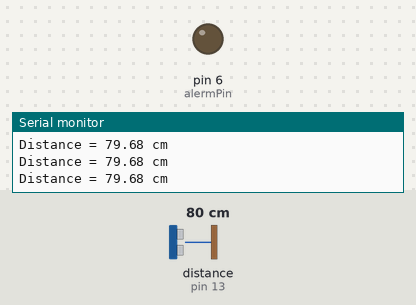
Recording of a sketch running on a simulated Arduino Uno, built with avr-gcc and run on an emulated ATmega328P. On the bench: output pins drawn as LEDs (lit = HIGH), the last lines printed to the serial monitor. Wiring (inferred from the names in the program): ultrasonic range finder: trigger pin 10; echo pin 13. Inputs (shaded band) come from the test bench; at power-on: distance to the obstacle (sensor on pin 13) 80 cm. The echo pulse lasts 58.3 µs per cm; pins used as bus, display or sensor lines are not drawn.

Above: at 1.4 s.
1.5 s: distance to the obstacle (sensor on pin 13) set to 29 cm
3.5 s: distance to the obstacle (sensor on pin 13) set to 22 cm
At 4.9 s:
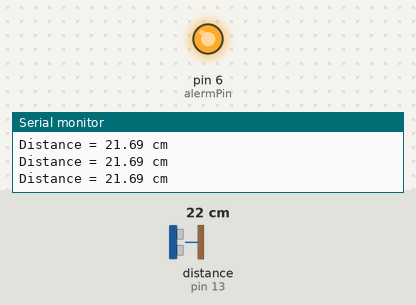
5.6 s: distance to the obstacle (sensor on pin 13) set to 35 cm
At 7.2 s:
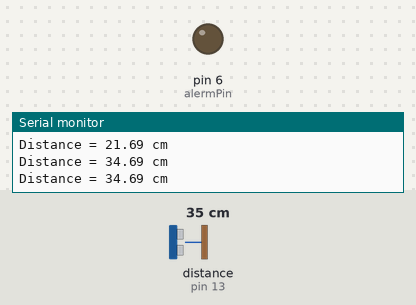
8.0 s: distance to the obstacle (sensor on pin 13) set to 4 cm
At 9.4 s:
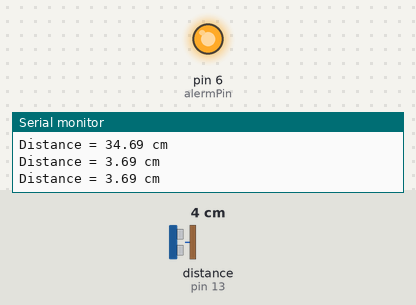
Timing chart, 0 to 11.0 s (numbered marks = the images above; inputs shaded):
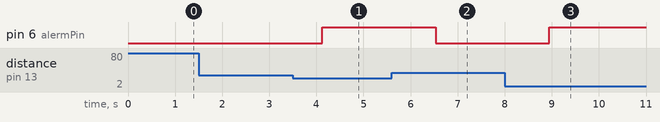

The sketch:

Ultasonic_Sensor_Distance_Measure.ino
```cpp
#define trigPin 10
#define echoPin 13
#define alermPin 6
float duration, distance;
void setup() {
  // put your setup code here, to run once:
  Serial.begin(9600);
  pinMode(trigPin, OUTPUT);
  pinMode(echoPin, INPUT);
  pinMode(alermPin,OUTPUT);
}

void loop() {
  // put your main code here, to run repeatedly:
  digitalWrite(trigPin,LOW);
  delayMicroseconds(2);
  digitalWrite(trigPin,HIGH);
  delayMicroseconds(10);
  digitalWrite(trigPin,LOW);
  duration = pulseIn(echoPin,HIGH);

  distance = (duration/2)*0.0343;

  Serial.print("Distance = ");
  if(distance >= 400 || distance <= 2){
    Serial.println("Out of range");
  }
  else{
    Serial.print(distance);
    Serial.println(" cm");
    delay(500);
    if(distance>=2 && distance<=25){
      digitalWrite(alermPin,HIGH);
      }else{
        digitalWrite(alermPin,LOW);
        }
  }
  delay(100);
}
```

Measured:
- the behaviour switches between 26 and 25 cm on distance to the obstacle (sensor on pin 13) (found by bisection; images 0 and 1)
- after the input at 3.5 s, pin 6 (alermPin): LOW → HIGH after 0.63 s
- after the input at 5.6 s, pin 6 (alermPin): HIGH → LOW after 0.94 s
- after the input at 8.0 s, pin 6 (alermPin): LOW → HIGH after 0.95 s
